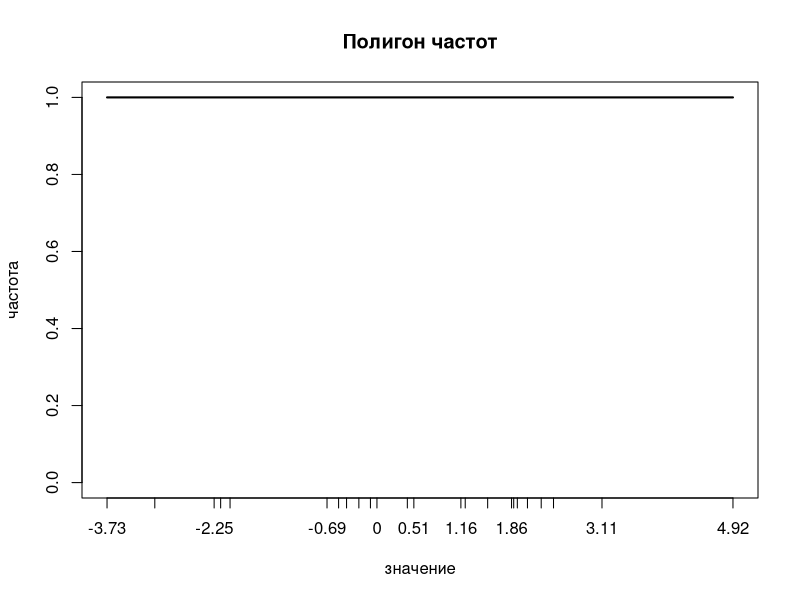
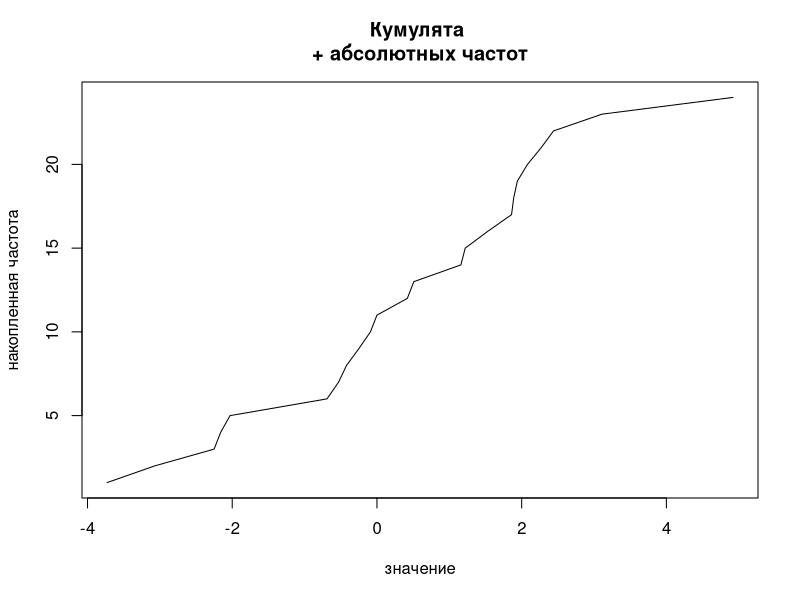

Recreate these plots in R, in order. (Note: this script raises an error after producing the figures.)
setwd("D:/vkiad/lab1")
dat <- read.table("f.txt", dec=".")
dat
d <- dat[,1]
d
d<-as.numeric(dat[,1])
d
a <- table(dat)
a
f<-as.data.frame(a)
f
f[,3]<- 100*a/(sum(a))
f
f[,4]<- cumsum(a)
f
colnames(f)<-c("значение","частота","частость","накопленная частота")
f
f[,5]<- cumsum(f[,3])
f
colnames(f)<-c("значение","частота","частость","накопленная частота","накопленная частость")
f
plot(a,type="l",main="Полигон частот",xlab="значение", ylab="частота")
v<-sort(d)
v
x<-unique(v)
x
y<-as.numeric(f[,4])
y
plot(x,y,type="l",xlab="значение",ylab="накопленная частота", main= "Кумулята 
+ абсолютных частот")
plot(x,z,type="l",xlab="значение",ylab="накопленная частота", main= "кумулята относительных частот")